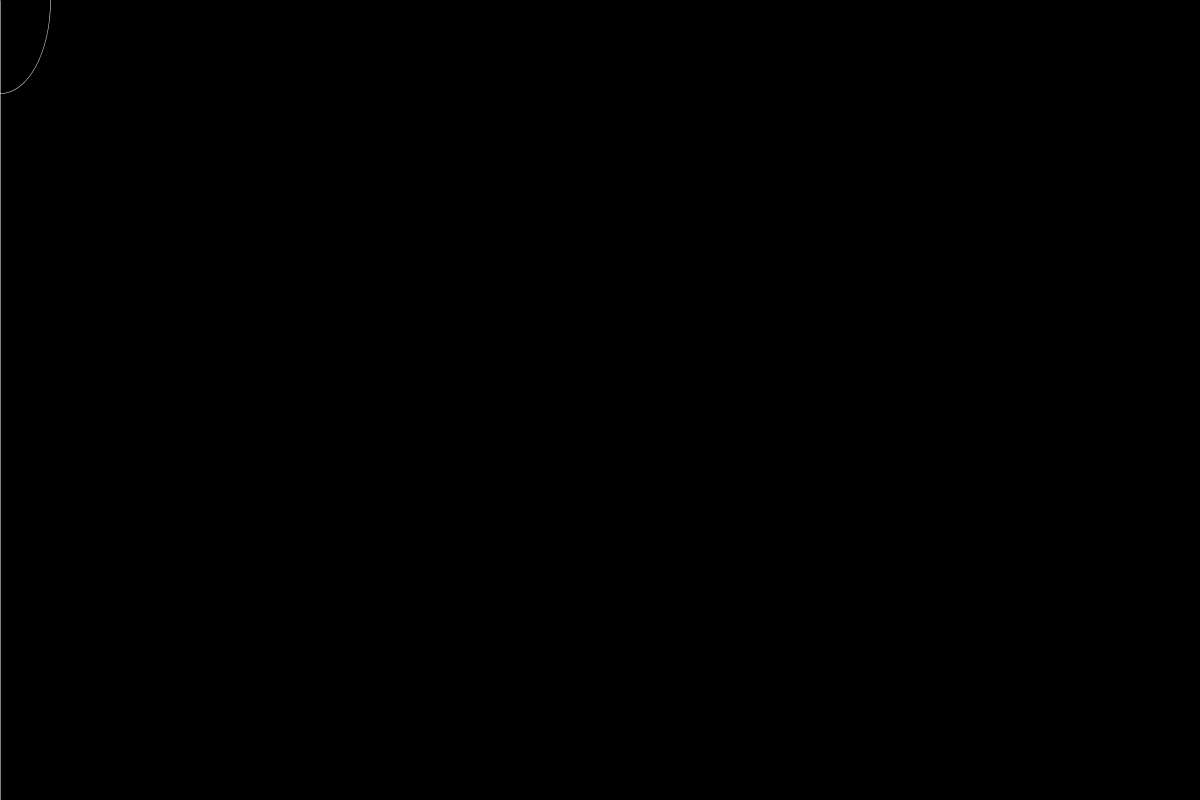
Frame 1 (no input)
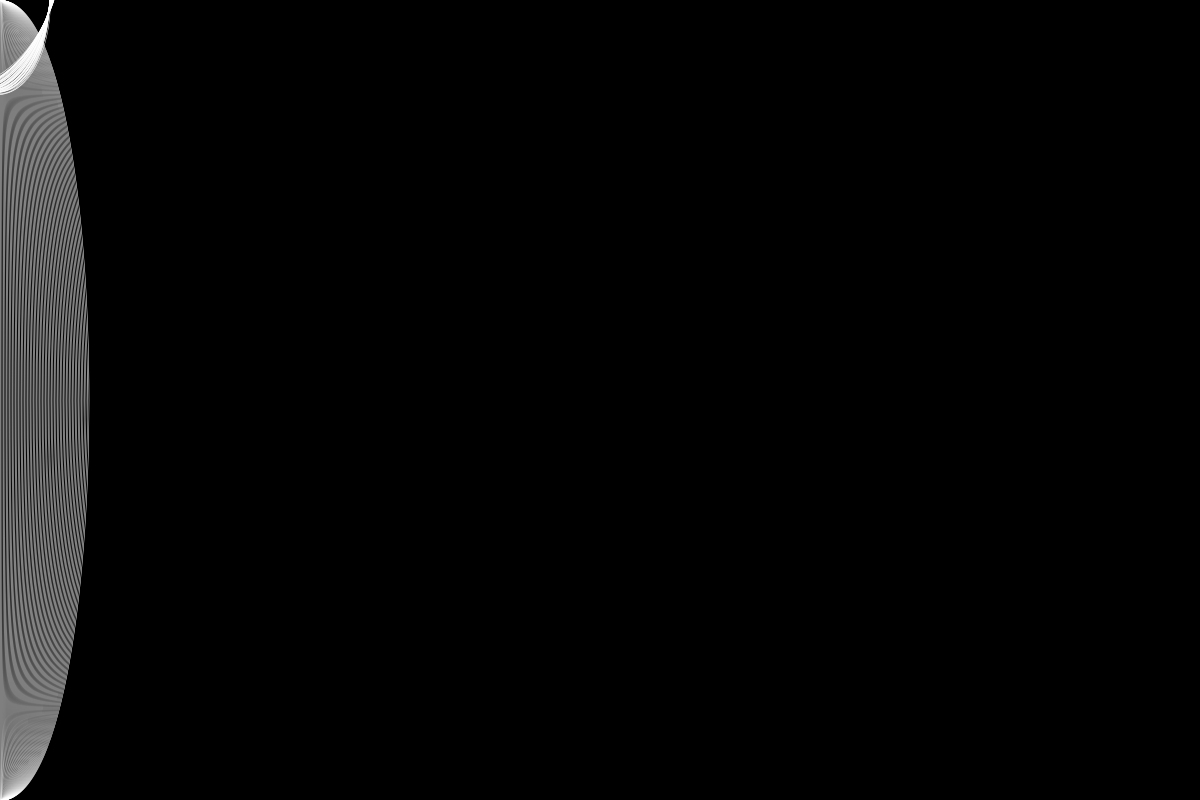
Frame 60 (the mouse pressed at the canvas centre just before this capture)
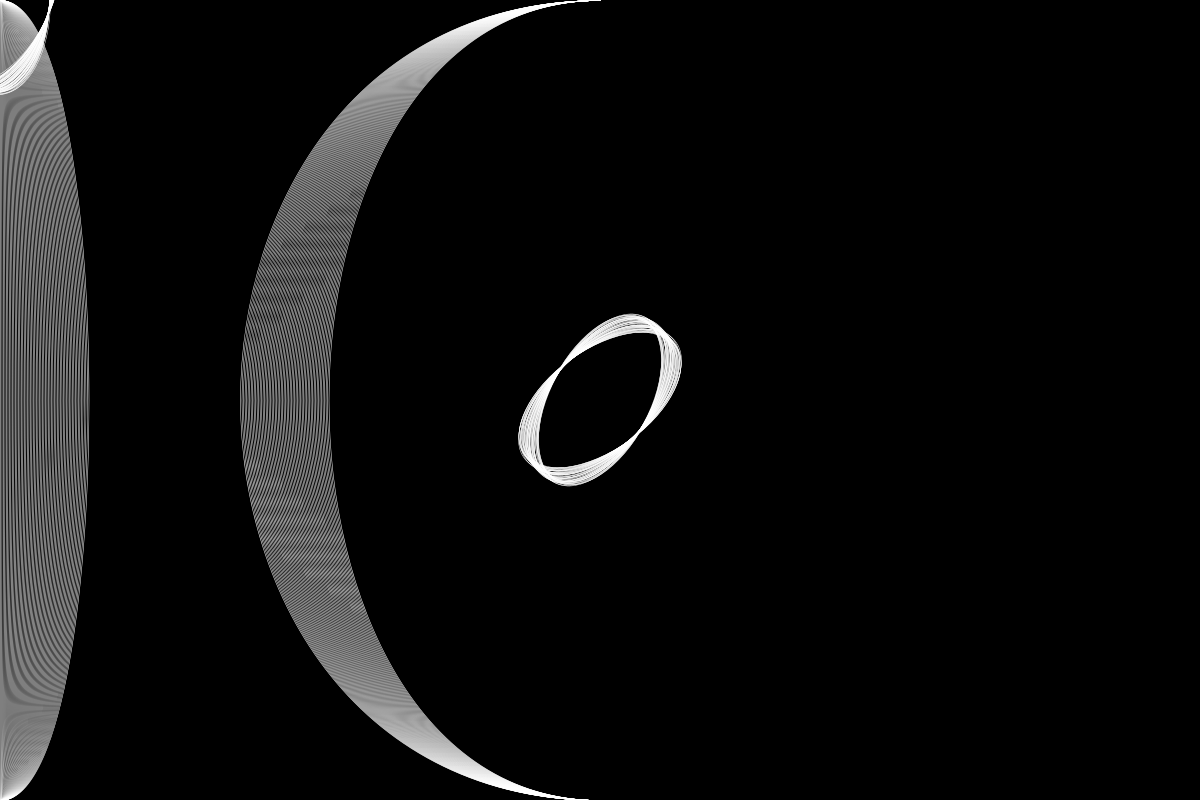
Frame 120 (the mouse held since frame 60 and released just before this capture)

The Processing sketch that drew these frames (run headless with seeded random() and noise(); from frame 60 on, the mouse is pressed at the canvas centre):

// Processing sketch: _05_Kinect_Walk
// ── _05_Kinect_Walk.pde

float rotation = 0;
float slider = 0;

void setup() {
 
  size(1200,800);
  smooth();
  
  frameRate(30);
  
  background(0);
  
}

void draw() {
  
  walkani(mouseX,mouseY,1);
  walkani(mouseX,mouseY,2);
  
}

void walkani(int x, int y, int id) {
  
  PVector pos = new PVector(x,y);
  
  switch(id) {
     
    case 1:
      
      pushMatrix();
      translate(pos.x,pos.y);
      rotate(rotation);
      
      stroke(255);
      strokeWeight(0.5);
      noFill();
      ellipse(0,0,100,random(180,190));
      
      popMatrix();
      
      rotation += 0.008;
      
      break;
    case 2:
      
      stroke(255);
      noFill();
      bezier(pos.x,0,
             slider,0,
             slider,height,
             pos.x,height);
      
      slider += 2;
      
      break;
    case 3:
    
      break;
    default:
    
      break;
  }
  
  
  
  if(slider > width) {
    slider = 0;
  }
  
}
